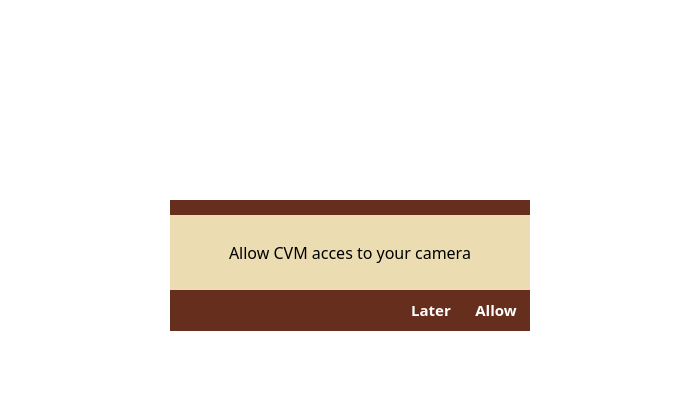
<?xml version="1.0" encoding="UTF-8"?>
<ui version="4.0">
 <class>Window</class>
 <widget class="QDialog" name="Window">
  <property name="geometry">
   <rect>
    <x>0</x>
    <y>0</y>
    <width>700</width>
    <height>400</height>
   </rect>
  </property>
  <property name="windowTitle">
   <string>Dialog</string>
  </property>
  <property name="styleSheet">
   <string notr="true">background-color: rgb(255, 255, 255); font-family: 'Montserrat', sans-serif;</string>
  </property>
  <widget class="QLabel" name="imageLabel">
   <property name="geometry">
    <rect>
     <x>125</x>
     <y>50</y>
     <width>450</width>
     <height>140</height>
    </rect>
   </property>
   <property name="text">
    <string/>
   </property>
   <property name="pixmap">
    <pixmap>Images/allowance_color.png</pixmap>
   </property>
   <property name="scaledContents">
    <bool>true</bool>
   </property>
  </widget>
  <widget class="QLabel" name="boxLabel">
   <property name="geometry">
    <rect>
     <x>170</x>
     <y>200</y>
     <width>360</width>
     <height>131</height>
    </rect>
   </property>
   <property name="styleSheet">
    <string notr="true">background-color: rgb(102, 46, 28);</string>
   </property>
   <property name="text">
    <string/>
   </property>
  </widget>
  <widget class="QLabel" name="advertismentLabel">
   <property name="geometry">
    <rect>
     <x>170</x>
     <y>215</y>
     <width>360</width>
     <height>75</height>
    </rect>
   </property>
   <property name="font">
    <font>
     <family>Montserrat,sans-serif</family>
     <pointsize>12</pointsize>
    </font>
   </property>
   <property name="styleSheet">
    <string notr="true">background-color: rgb(235, 220, 178);</string>
   </property>
   <property name="text">
    <string>Allow CVM acces to your camera</string>
   </property>
   <property name="alignment">
    <set>Qt::AlignCenter</set>
   </property>
  </widget>
  <widget class="QLabel" name="allowBtn">
   <property name="geometry">
    <rect>
     <x>465</x>
     <y>290</y>
     <width>62</width>
     <height>40</height>
    </rect>
   </property>
   <property name="font">
    <font>
     <family>Montserrat,sans-serif</family>
     <pointsize>11</pointsize>
     <weight>75</weight>
     <bold>true</bold>
    </font>
   </property>
   <property name="cursor">
    <cursorShape>PointingHandCursor</cursorShape>
   </property>
   <property name="styleSheet">
    <string notr="true">#allowBtn{
color: rgb(255, 255, 255);
background-color:none;
}
#allowBtn::hover{
background-color:#451f13;
}</string>
   </property>
   <property name="text">
    <string>Allow</string>
   </property>
   <property name="alignment">
    <set>Qt::AlignCenter</set>
   </property>
  </widget>
  <widget class="QLabel" name="laterBtn">
   <property name="geometry">
    <rect>
     <x>400</x>
     <y>290</y>
     <width>62</width>
     <height>40</height>
    </rect>
   </property>
   <property name="font">
    <font>
     <family>Montserrat,sans-serif</family>
     <pointsize>11</pointsize>
     <weight>75</weight>
     <bold>true</bold>
    </font>
   </property>
   <property name="cursor">
    <cursorShape>PointingHandCursor</cursorShape>
   </property>
   <property name="styleSheet">
    <string notr="true">#laterBtn{
color: rgb(255, 255, 255);
background-color:none;
}
#laterBtn::hover{
background-color:#451f13;
}</string>
   </property>
   <property name="text">
    <string>Later</string>
   </property>
   <property name="alignment">
    <set>Qt::AlignCenter</set>
   </property>
  </widget>
 </widget>
 <resources/>
 <connections/>
</ui>
